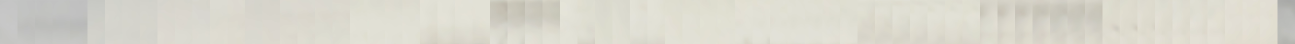
#> input picture revised/data/20250711_033302_rectangular_CPentatonic_2.5rpm/score.png, 2590 x 88 px, given in place of the camera (shown at 1/2 size)
$ python test_record_detection.py
#> lines starting #> are read from the running program, lines starting #| are printed output that depends on the picture
### revised/utils/camera_utils.py
"""
Camera utilities for secure and robust camera handling on macOS.
Uses modern AVFoundation APIs to avoid deprecated calls and warnings.
Supports Continuity Cameras with proper device type handling.
"""

import os
import time
import threading
import subprocess
import platform
from typing import Optional, List, Tuple, Callable, Dict
import cv2
import numpy as np

# Set environment variables to suppress OpenCV warnings and use modern APIs
os.environ["OPENCV_VIDEOIO_MSMF_ENABLE_HW_TRANSFORMS"] = "0"
os.environ["OPENCV_VIDEOIO_PRIORITY_MSMF"] = "0"

# For macOS, set environment to use modern AVFoundation APIs
if platform.system() == "Darwin":
    os.environ["OPENCV_VIDEOIO_PRIORITY_AVFOUNDATION"] = "1"
    # Ensure we use the modern device types
    os.environ["OPENCV_VIDEOIO_AVFOUNDATION_USE_CONTINUITY_CAMERA"] = "1"


def get_camera_device_names() -> Dict[int, str]:
    """
    Get camera device names using system-specific methods.
    On macOS, uses modern AVFoundation APIs to avoid deprecation warnings.

    Returns:
        Dictionary mapping device IDs to device names
    """
    device_names = {}

    if platform.system() == "Darwin":  # macOS
        try:
            # Use system_profiler to get camera information (text format is more reliable)
            result = subprocess.run(
                ["system_profiler", "SPCameraDataType"],
                capture_output=True, text=True, timeout=10
            )

            if result.returncode == 0:
                # Parse the text output to extract camera names
                lines = result.stdout.split('\n')
                camera_index = 0

                for line in lines:
                    line = line.strip()
                    # Look for camera names (they appear as "Camera Name:" in the output)
                    if line and line.endswith(':') and not line.startswith('Camera:') and not line.startswith('SPCameraDataType:'):
                        # Extract the camera name (everything before the colon)
                        camera_name = line[:-1].strip()  # Remove the trailing colon
                        if camera_name and len(camera_name) > 2:
                            device_names[camera_index] = camera_name
                            camera_index += 1
                            if camera_index >= 4:  # Limit to first 4 cameras
                                break

        except (subprocess.TimeoutExpired, subprocess.SubprocessError, FileNotFoundError):
            pass

        # Fallback: try using modern AVFoundation backend info
        if not device_names:
            for device_id in range(4):  # Check more devices
                try:
                    # Use AVFoundation backend with modern device type support
                    cap = cv2.VideoCapture(device_id, cv2.CAP_AVFOUNDATION)
                    if cap.isOpened():
                        # Try to get backend-specific info
                        backend_name = cap.getBackendName()
                        device_names[device_id] = f"Camera {device_id} ({backend_name})"
                        cap.release()
                except:
                    pass

    elif platform.system() == "Windows":
        # On Windows, try to get device names from DirectShow
        for device_id in range(4):
            try:
                cap = cv2.VideoCapture(device_id, cv2.CAP_DSHOW)
                if cap.isOpened():
                    device_names[device_id] = f"Camera {device_id} (DirectShow)"
                    cap.release()
            except:
                pass

    else:  # Linux and other systems
        # Try to get device names from /dev/video* devices
        try:
            for device_id in range(4):
                try:
                    cap = cv2.VideoCapture(device_id)
                    if cap.isOpened():
                        device_names[device_id] = f"Camera {device_id} (V4L2)"
                        cap.release()
                except:
                    pass
        except:
            pass

    return device_names


class SecureCameraManager:
    """
    A secure camera manager that handles camera access safely on macOS.
    Uses modern AVFoundation APIs to avoid deprecated calls and warnings.
    """

    def __init__(self):
        self._cameras = {}
        self._lock = threading.Lock()
        self._max_local_devices = 2  # Only allow local webcams (0, 1)
        self._device_names = get_camera_device_names()

    # [16 lines left out: function get_available_cameras, not called in this run]

    def _test_camera_device(self, device_id: int) -> bool:
        """
        Test if a camera device is available and working.
        Uses modern AVFoundation APIs to avoid deprecation warnings.
        Returns True if the device can be opened and read from.
        """
        if device_id >= self._max_local_devices:
            return False

        try:
            # Create a temporary capture object with modern AVFoundation backend
            cap = cv2.VideoCapture(device_id, cv2.CAP_AVFOUNDATION)

            if not cap.isOpened():
                # Fallback to default backend
                cap = cv2.VideoCapture(device_id)

            if not cap.isOpened():
                return False

            # Try to read a frame to verify it's working
            ret, frame = cap.read()
            cap.release()

            return ret and frame is not None

        except Exception as e:
            # Silently handle errors to avoid spam
            return False

    def open_camera(self, device_id: int,
                   width: int = 640,
                   height: int = 480,
                   fps: int = 30) -> Optional['SecureCamera']:
        """
        Open a camera device securely using modern AVFoundation APIs.

        Args:
            device_id: Camera device ID (0 or 1 for local webcams) or file path string
            width: Desired frame width
            height: Desired frame height
            fps: Desired frame rate

        Returns:
            SecureCamera object if successful, None otherwise
        """
        # If device_id is a string, assume it's a video file path and bypass security checks
        if isinstance(device_id, str):
            if not os.path.exists(device_id):
                 raise RuntimeError(f"Video file not found: {device_id}")
            camera = SecureCamera(device_id, width, height, fps)
            with self._lock:
                self._cameras[device_id] = camera
            return camera

        if device_id >= self._max_local_devices:
            raise ValueError(f"Device {device_id} is not allowed for security reasons")

        if not self._test_camera_device(device_id):
            raise RuntimeError(f"Camera device {device_id} is not available")

        camera = SecureCamera(device_id, width, height, fps)

        with self._lock:
            self._cameras[device_id] = camera

        return camera

    def close_camera(self, device_id: int):
        """Close a camera device."""
        with self._lock:
            if device_id in self._cameras:
                self._cameras[device_id].close()
                del self._cameras[device_id]

    # [27 lines left out: functions close_all_cameras, get_camera_name, get_all_camera_names, not called in this run]


class SecureCamera:
    """
    A secure camera wrapper that handles frame capture safely.
    Uses modern AVFoundation APIs to avoid deprecation warnings.
    """

    def __init__(self, device_id, width: int = 640, height: int = 480, fps: int = 30):
        self.device_id = device_id
        self.width = width
        self.height = height
        self.fps = fps
        self._cap = None
        self._lock = threading.Lock()
        self._is_open = False

        self._open_camera()

    def _open_camera(self):
        """Open the camera with proper configuration using modern APIs."""
        try:
            if isinstance(self.device_id, str):
                # Video file
                self._cap = cv2.VideoCapture(self.device_id)
                if not self._cap.isOpened():
                    raise RuntimeError(f"Failed to open video file {self.device_id}")

                # For video files, we might not want to set FPS/Width/Height the same way
                # but we'll try to set what we can or just read what it is

            else:
                # Webcam
                # Use AVFoundation backend with modern device type support
                self._cap = cv2.VideoCapture(self.device_id, cv2.CAP_AVFOUNDATION)

                if not self._cap.isOpened():
                    # Fallback to default backend
                    self._cap = cv2.VideoCapture(self.device_id)

                if not self._cap.isOpened():
                    raise RuntimeError(f"Failed to open camera device {self.device_id}")

                # Configure camera properties
                self._cap.set(cv2.CAP_PROP_FRAME_WIDTH, self.width)
                self._cap.set(cv2.CAP_PROP_FRAME_HEIGHT, self.height)
                self._cap.set(cv2.CAP_PROP_FPS, self.fps)
                self._cap.set(cv2.CAP_PROP_BUFFERSIZE, 1)  # Minimize latency

            # Test frame capture
            ret, test_frame = self._cap.read()
            if not ret or test_frame is None:
                raise RuntimeError(f"Device {self.device_id} is not responding")

            # Reset to beginning if it's a file
            if isinstance(self.device_id, str):
                self._cap.set(cv2.CAP_PROP_POS_FRAMES, 0)

            self._is_open = True

        except Exception as e:
            if self._cap:
                self._cap.release()
                self._cap = None
            raise RuntimeError(f"Failed to initialize device {self.device_id}: {str(e)}")

    def read_frame(self) -> Tuple[bool, Optional[np.ndarray]]:
        """
        Read a frame from the camera.

        Returns:
            Tuple of (success, frame) where frame is None if unsuccessful
        """
        if not self._is_open or self._cap is None:
            return False, None

        # Use timeout to prevent deadlocks
        if not self._lock.acquire(timeout=1.0):  # 1 second timeout
            return False, None

        try:
            ret, frame = self._cap.read()

            # If end of video file, loop back to start
            if not ret and isinstance(self.device_id, str):
                self._cap.set(cv2.CAP_PROP_POS_FRAMES, 0)
                ret, frame = self._cap.read()

            if not ret or frame is None:
                return False, None
            return True, frame
        except Exception as e:
            print(f"Error reading frame from device {self.device_id}: {e}")
            return False, None
        finally:
            self._lock.release()

    # [8 lines left out: function get_frame_size, not called in this run]

    def is_open(self) -> bool:
        """Check if the camera is open and working."""
        return self._is_open and self._cap is not None

    def close(self):
        """Close the camera and release resources."""
        # Use timeout to prevent deadlocks
        if not self._lock.acquire(timeout=1.0):  # 1 second timeout
            print(f"Warning: Could not acquire lock to close camera {self.device_id}")
            return

        try:
            if self._cap:
                try:
                    self._cap.release()
                except Exception as e:
                    print(f"Error releasing camera {self.device_id}: {e}")
                self._cap = None
            self._is_open = False
        finally:
            self._lock.release()


class CameraThread(threading.Thread):
    """
    A thread for continuous camera capture.
    Uses modern AVFoundation APIs to avoid deprecation warnings.
    """

    # [13 lines left out: functions __init__, start_capture, not called in this run]

    def stop_capture(self):
        """Stop the camera capture thread."""
        self.running = False

    # [18 lines left out: function run, not called in this run]


# Global camera manager instance
_camera_manager = SecureCameraManager()

def get_camera_manager() -> SecureCameraManager:
    """Get the global camera manager instance."""
    return _camera_manager

def get_available_cameras() -> List[int]:
    """Get list of available local camera devices."""
    return _camera_manager.get_available_cameras()

def open_camera(device_id: int, width: int = 640, height: int = 480, fps: int = 30) -> Optional[SecureCamera]:
    """Open a camera device securely using modern AVFoundation APIs."""
    return _camera_manager.open_camera(device_id, width, height, fps)

def close_camera(device_id: int):
    """Close a camera device."""
    _camera_manager.close_camera(device_id)

def close_all_cameras():
    """Close all open cameras."""
    _camera_manager.close_all_cameras()

def get_camera_name(device_id: int) -> str:
    """Get the name of a camera device."""
    return _camera_manager.get_camera_name(device_id)

def get_all_camera_names() -> Dict[int, str]:
    """Get all available camera device names."""
    return _camera_manager.get_all_camera_names()

### revised/utils/record_detector.py
#!/usr/bin/env python3
"""
🎵 Record Detector - 턴테이블에 레코드가 있는지 감지
==================================================
카메라 영상에서 턴테이블에 레코드가 놓여있는지 감지하는 모듈

Author: AI Assistant
Date: 2025-01-08
"""
import cv2 as cv
import numpy as np
import time
from typing import Tuple, Optional, Dict, Any


class RecordDetector:
    """
    턴테이블에 레코드가 있는지 감지하는 클래스
    """

    def __init__(self,
                 detection_method: str = "color_analysis",
                 roi_coords: Optional[Tuple] = None,
                 threshold: float = 0.1,  # 더 낮은 임계값으로 변경
                 baseline_frames: int = 30,
                 smoothing_factor: float = 0.8):
        """
        초기화

        Args:
            detection_method: 감지 방법 ("color_analysis", "template_matching", "edge_analysis")
            roi_coords: 감지할 ROI 좌표 (center_x, center_y, radius) 또는 (x, y, w, h)
            threshold: 레코드 감지 임계값
            baseline_frames: 기준 프레임 수집 개수
            smoothing_factor: 결과 스무딩 팩터 (0-1)
        """
        self.detection_method = detection_method
        self.roi_coords = roi_coords
        self.threshold = threshold
        self.baseline_frames = baseline_frames
        self.smoothing_factor = smoothing_factor

        # 상태 변수
        self.baseline_collected = False
        self.baseline_data = None
        self.record_present = False
        self.confidence = 0.0
        self.frame_count = 0
        self.smoothed_confidence = 0.0

        # 템플릿 매칭용 변수
        self.empty_template = None
        self.template_collected = False

        print(f"🎵 Record Detector 초기화 완료 - 방법: {detection_method}")

    def set_roi(self, roi_coords: Tuple):
        """ROI 좌표 설정"""
        self.roi_coords = roi_coords
        print(f"🎯 ROI 설정: {roi_coords}")

    def collect_baseline(self, frame: np.ndarray) -> bool:
        """
        빈 턴테이블 기준 데이터 수집

        Args:
            frame: 입력 프레임

        Returns:
            bool: 기준 수집 완료 여부
        """
        if self.baseline_collected:
            return True

        if self.frame_count < self.baseline_frames:
            # 기준 데이터 수집
            if self.detection_method == "color_analysis":
                self._collect_color_baseline(frame)
            elif self.detection_method == "template_matching":
                self._collect_template_baseline(frame)
            elif self.detection_method == "edge_analysis":
                self._collect_edge_baseline(frame)

            self.frame_count += 1
            print(f"📊 기준 데이터 수집 중... ({self.frame_count}/{self.baseline_frames})")
            return False
        else:
            # 기준 수집 완료
            self.baseline_collected = True
            print("✅ 기준 데이터 수집 완료!")
            return True

    def _collect_color_baseline(self, frame: np.ndarray):
        """색상 분석 기준 데이터 수집"""
        roi_data = self._extract_roi(frame)
        if roi_data is not None:
            # 색상 히스토그램 계산
            hist = cv.calcHist([roi_data], [0, 1, 2], None, [8, 8, 8], [0, 256, 0, 256, 0, 256])
            hist = cv.normalize(hist, hist).flatten()

            if self.baseline_data is None:
                self.baseline_data = []
            self.baseline_data.append(hist)

    # [21 lines left out: functions _collect_template_baseline, _collect_edge_baseline, not called in this run]

    def detect_record(self, frame: np.ndarray) -> Tuple[bool, float]:
        """
        레코드 감지

        Args:
            frame: 입력 프레임

        Returns:
            Tuple[bool, float]: (레코드 존재 여부, 신뢰도)
        """
        if not self.baseline_collected:
            # 기준 수집이 완료되지 않았으면 수집 계속
            self.collect_baseline(frame)
            return False, 0.0

        # 감지 방법에 따른 처리
        if self.detection_method == "color_analysis":
            confidence = self._detect_by_color(frame)
        elif self.detection_method == "template_matching":
            confidence = self._detect_by_template(frame)
        elif self.detection_method == "edge_analysis":
            confidence = self._detect_by_edge(frame)
        else:
            confidence = 0.0

        # 결과 스무딩
        self.smoothed_confidence = (
            self.smoothing_factor * self.smoothed_confidence +
            (1 - self.smoothing_factor) * confidence
        )

        # 레코드 존재 여부 판단
        record_present = self.smoothed_confidence > self.threshold

        # 상태 업데이트
        self.record_present = record_present
        self.confidence = confidence

        return record_present, self.smoothed_confidence

    # [54 lines left out: functions _detect_by_color, _detect_by_template, _detect_by_edge, not called in this run]

    def _extract_roi(self, frame: np.ndarray) -> Optional[np.ndarray]:
        """ROI 영역 추출"""
        if self.roi_coords is None:
            return None

        if len(self.roi_coords) == 3:
            # 원형 ROI
            center_x, center_y, radius = self.roi_coords
            x1 = max(0, center_x - radius)
            y1 = max(0, center_y - radius)
            x2 = min(frame.shape[1], center_x + radius)
            y2 = min(frame.shape[0], center_y + radius)
            return frame[y1:y2, x1:x2]
        elif len(self.roi_coords) == 4:
            # 직사각형 ROI
            x, y, w, h = self.roi_coords
            return frame[y:y+h, x:x+w]
        else:
            return None

    # [20 lines left out: functions get_status, reset_baseline, not called in this run]


def create_record_detector(method: str = "color_analysis", **kwargs) -> RecordDetector:
    """
    레코드 감지기 생성 헬퍼 함수

    Args:
        method: 감지 방법
        **kwargs: 추가 설정

    Returns:
        RecordDetector: 레코드 감지기 인스턴스
    """
    return RecordDetector(detection_method=method, **kwargs)

### revised/test_record_detection.py
#!/usr/bin/env python3
"""
🎵 Record Detection Test Script
===============================
레코드 감지 기능을 테스트하는 스크립트

Author: AI Assistant
Date: 2025-01-08
"""
import cv2 as cv
import numpy as np
import time
import sys
import os

# 경로 설정
script_dir = os.path.dirname(os.path.abspath(__file__))
if script_dir not in sys.path:
    sys.path.insert(0, script_dir)

from utils.record_detector import create_record_detector
from utils.camera_utils import open_camera, close_camera


def test_record_detection():
    """레코드 감지 테스트"""
    print("🎵 레코드 감지 테스트 시작")
    print("=" * 50)

    # 카메라 초기화
    print("📷 카메라 초기화 중...")
    camera = open_camera(0, 1280, 720)
#> in _test_camera_device, frame is the input picture: shape (88, 2590, 3); mean B, G, R 205.2, 215.5, 217.3
#> in __init__, `self.device_id = device_id`: self.device_id = 0
    if not camera:
        print("❌ 카메라를 열 수 없습니다.")
        return

    try:
        # 레코드 감지기 초기화
        print("🎯 레코드 감지기 초기화...")
        detector = create_record_detector(
            method="color_analysis",
            threshold=0.2,  # 사용자 요청으로 0.2로 변경
            baseline_frames=30,
            smoothing_factor=0.8
        )

        # ROI 자동 설정 (화면 중앙)
        frame_count = 0
        roi_coords = None

        print("🔄 테스트 시작...")
        print("💡 레코드를 놓고 빼면서 감지 상태를 확인하세요!")
        print("   - 'q': 종료")
        print("   - 'r': 기준 재설정")
        print("   - 't': 임계값 조정")
        print()

        while True:
            ret, frame = camera.read_frame()
            if not ret or frame is None:
                print("⚠️ 프레임 읽기 실패")
                break

            # 90도 회전
            frame = cv.rotate(frame, cv.ROTATE_90_CLOCKWISE)
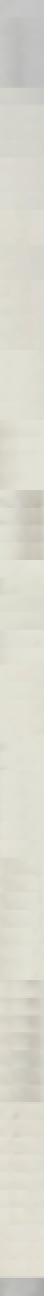
#> frame: shape (2590, 88, 3) (shown at 1/4 size); mean B, G, R 205.2, 215.5, 217.3

            # 첫 프레임에서 ROI 자동 설정
            if roi_coords is None:
                h, w = frame.shape[:2]
                center_x, center_y = w // 2, h // 2
                radius = min(w, h) // 3
                roi_coords = (center_x, center_y, radius)
                detector.set_roi(roi_coords)
#| 🎯 ROI 설정: (44, 1295, 29)
                print(f"🎯 ROI 자동 설정: 중심({center_x}, {center_y}), 반지름 {radius}")
#| 🎯 ROI 자동 설정: 중심(44, 1295), 반지름 29

            # 레코드 감지
            record_present, confidence = detector.detect_record(frame)
#> in _extract_roi, `return frame[y1:y2, x1:x2]`:
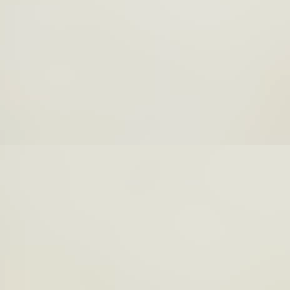
#> returned value: shape (58, 58, 3) (shown 5 times larger); mean of channels 0, 1, 2 212.6, 223.7, 224.8; drawn as B, G, R
#> in _collect_color_baseline, `hist = cv.normalize(hist, hist).flatten()`: hist = 512 values, max 0.849 at index 447, min 0 at index 0, mean 0.00303
#> record_present = False; confidence = 0
#> (the rest of the program and of its run is left out)
